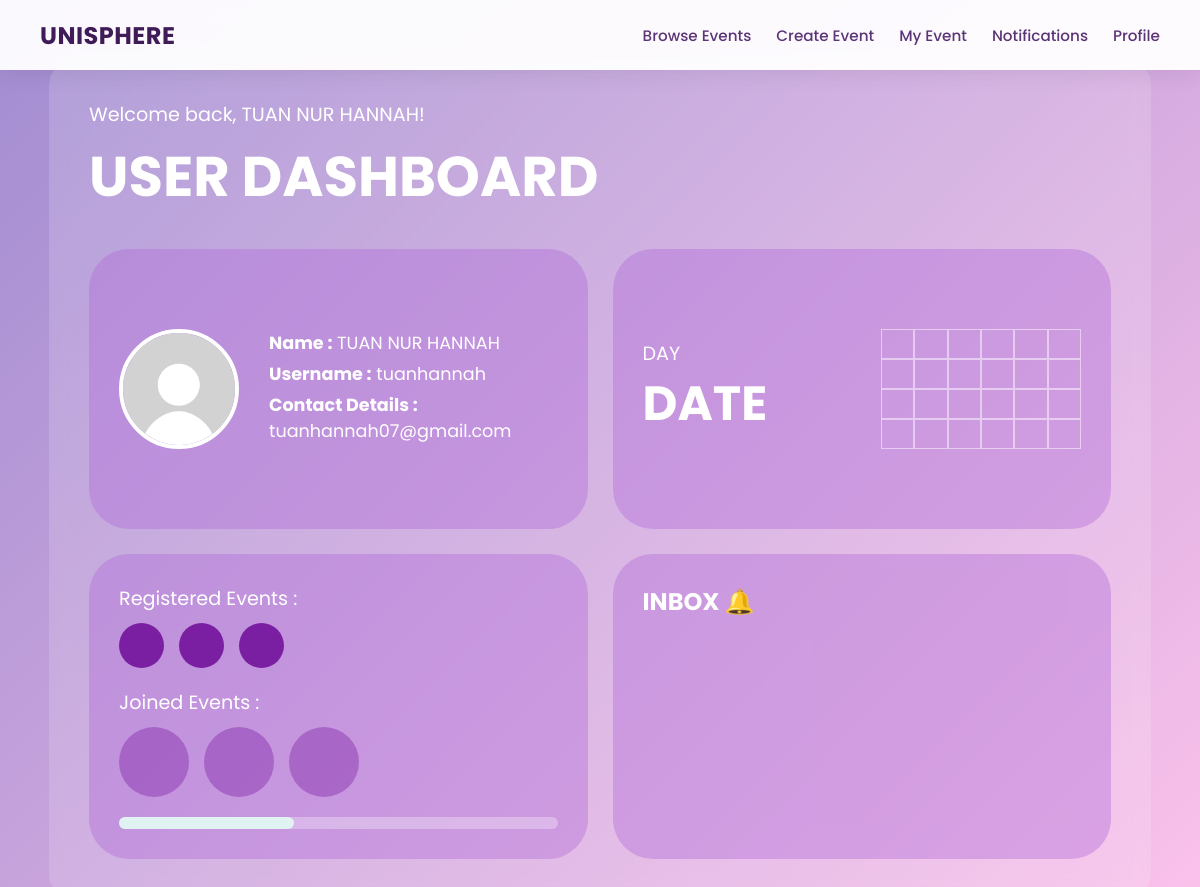
/user_dashboard (signed in), run on the app's committed database.
### tables this page shows
CREATE TABLE users_general (
    student_id varchar(10) PRIMARY KEY,
    name TEXT NOT NULL,
    username TEXT NOT NULL UNIQUE,
    email TEXT NOT NULL UNIQUE,
    password TEXT NOT NULL,
    keyword TEXT,
    role TEXT NOT NULL CHECK(role IN ('user', 'organizer', 'admin')),
    is_verified INTEGER DEFAULT 0,
    pending_email TEXT,
    security_question TEXT
);

### app.py (the view)
@app.route('/user_dashboard')
def dashboard():
    username = session.get('user')
    if not username:
        return redirect(url_for('signin'))
    conn = get_db_connection()
    cursor = conn.cursor()
    cursor.execute("""
        SELECT * FROM users_general
        LEFT JOIN user_details ON users_general.student_id = user_details.student_id
        WHERE users_general.username = ?
    """, (username,))
    user = cursor.fetchone()
    if not user:
        conn.close()
        return "User not found"
    cursor.execute("""
        SELECT e.event_id, e.event_name, e.event_description,
               e.start_date, e.end_date, e.start_time, e.end_time,
               e.main_location, e.faculty_wing, e.specific_location, e.event_mode, e.event_link
        FROM events e
        INNER JOIN event_registrations er ON e.event_id = er.event_id
        WHERE er.student_id = ?
    """, (user["student_id"],))
    events = cursor.fetchall()
    conn.close()
    return render_template('user_dashboard.html', user=user, events=events)

### app.py (called while the page is built)
def get_db_connection():
    conn = sqlite3.connect('database.db')
    conn.row_factory = sqlite3.Row
    conn.execute("PRAGMA foreign_keys = 1")
    return conn

@app.context_processor
def inject_notifications():
    if 'student_id' not in session:
        return dict(unread_notifications=0)
    conn = get_db_connection()
    cursor = conn.cursor()
    cursor.execute("SELECT COUNT(*) AS total FROM notifications WHERE student_id = ? AND is_read = 0",
    (session['student_id'],))
    result = cursor.fetchone()
    conn.close()
    return dict(unread_notifications=result['total'])

### templates/user_dashboard.html (shortened to what this page needs)
<!DOCTYPE html>
<html lang="en">
    <head>
</head>
<body>
    <nav class="navbar">
        <a class="navbar-brand" href="/user_dashboard">UniSphere</a>
        <div class="navbar-links">
            {% if session.get('role')== 'user' %}
                    <a href="/eventbrowsing">Browse Events</a>
                    <a href="/be_organizer">Become Organizer</a>
                    <a href="/notifications" class="notification-link">
                        Notifications
                        {% if unread_notifications > 0 %}
                            <span class="notification-dot"></span>
                        {% endif %}
                    </a>
                    <a href="/user_dashboard">Profile</a>
                {% elif session.get('role') == 'organizer' %}
                    <a href="/eventbrowsing">Browse Events</a>
                    <a href="/createevent">Create Event</a>
                    <a href="/myevent">My Event</a>
                    <a href="/notifications" class="notification-link">
                        Notifications
                    </a>
                    <a href="/user_dashboard">Profile</a>
                {% endif %}
        </div>
    </nav>
    <div class="dashboard">
        <p class="welcome">Welcome back, {{ user['name'] }}!</p>
        <h1 class="title">User Dashboard</h1>
        <div class="grid">
            <a href="{{ url_for('user_profile') }}" class="card profile-card clickable-card">
                <img src="{{ url_for('static', filename='uploads/' + (user['profile_picture'] if user['profile_picture'] else 'default.png')) }}" class="dashboard-profile-picture">
                <div class="profile-content">
                    <p><b>Name :</b> {{ user['name'] }}</p>
                    <p><b>Username :</b> {{ user['username'] }}</p>
                    <p><b>Contact Details :</b> {{ user['email'] }}</p>
                </div>
            </a>
                <div class="card calendar-card">
                    <div class="date-info">
                        <p class="day">DAY</p>
                        <p class="date">DATE</p>
                    </div>
                    <div class="calendar-grid">
                        <div></div><div></div><div></div><div></div><div></div><div></div>
                        <div></div><div></div><div></div><div></div><div></div><div></div>
                        <div></div><div></div><div></div><div></div><div></div><div></div>
                        <div></div><div></div><div></div><div></div><div></div><div></div>
                    </div>
                </div>
            <div class="card event-card">
                <div class="event-row">
                    <p class="event-label">Registered Events :</p>
                    <div class="circles">
                        {% if events %}
                            {% for e in events %}
                                {% if e["main_location"] == "General" %}
                                    {% set location = e["specific_location"] %}
                                {% elif e["main_location"] == "CLC" %}
                                    {% set location = e["main_location"] ~ ", " ~ e["specific_location"] %}
                                {% else %}
                                    {% set location = e["main_location"] ~ ", " ~ e["faculty_wing"] ~ ", " ~ e["specific_location"] %}
                                {% endif %}
                                <div class="circle circle-small"
                                     onclick='triggerActionMenu(
                                         `{{ e["event_id"] }}`,
                                         `{{ e["event_name"] | replace("`", "\\`") }}`,
                                         `{{ e["event_description"] | replace("`", "\\`") }}`,
                                         `{{ e["start_date"] }} to {{ e["end_date"] }}`,
                                         `{{ e["start_time"] }} - {{ e["end_time"] }}`,
                                         `{{ location }} ({{ e["event_mode"] }})`,
                                         `{{ url_for("static", filename="eventPoster/" + e["event_poster"]) if e["event_poster"] else "" }}`,
                                         `{{ e["event_link"] if e["event_mode"] in ["online", "hybrid"] else "" }}`
                                     )'
                                     title="{{ e['event_name'] }}">
                                </div>
                            {% endfor %}
                        {% else %}
                            <div class="circle circle-small"></div>
                            <div class="circle circle-small"></div>
                            <div class="circle circle-small"></div>
                        {% endif %}
                    </div>
                </div>
                <div class="event-row">
                    <p class="event-label">Joined Events :</p>
                    <div class="circles">
                        {% if joined_events %}
                            {% for e in joined_events %}
                                <div class="circle"
                                     onclick='triggerActionMenu(
                                         `{{ e["event_id"] }}`,
                                         `{{ e["event_name"] | replace("`", "\\`") }}`,
                                         `{{ e["event_description"] | replace("`", "\\`") }}`,
                                         `{{ e["start_date"] }} to {{ e["end_date"] }}`,
                                         `{{ e["start_time"] }} - {{ e["end_time"] }}`,
                                         `{{ location }} ({{ e["event_mode"] }})`,
                                         `{{ url_for("static", filename="eventPoster/" + e["event_poster"]) if e["event_poster"] else "" }}`,
                                         `{{ e["event_link"] if e["event_mode"] in ["online", "hybrid"] else "" }}`
                                     )'
                                     title="{{ e['event_name'] }}">
                                </div>
                            {% endfor %}
                        {% else %}
                            <div class="circle" style="opacity: 0.4; cursor: not-allowed;" title="No events joined"></div>
                            <div class="circle" style="opacity: 0.4; cursor: not-allowed;"></div>
                            <div class="circle" style="opacity: 0.4; cursor: not-allowed;"></div>
                        {% endif %}
                    </div>
                </div>
                <div class="scroll-bar">
                    <div class="scroll-fill"></div>
                </div>
            </div>
                <a href="{{ url_for('notifications') }}" class="card inbox-card clickable-card">
                    <h2 class="inbox-title">Inbox 🔔</h2>
                </a>
            </div>
        </div>
</body>
</html>

### templates/user_dashboard.html (style rules this page uses)
* { margin: 0; padding: 0; box-sizing: border-box; font-family: 'Poppins', sans-serif; }
body { background: linear-gradient(135deg, #a18cd1 0%, #fbc2eb 100%); display: flex; justify-content: center; align-items: center; min-height: 100vh; padding: 20px; padding-top: 60px; }
.dashboard { width: 95%; max-width: 1400px; padding: 40px; border-radius: 25px; background: rgba(255, 255, 255, 0.15); backdrop-filter: blur(10px); color: white; }
.welcome { font-size: 1.2rem; margin-bottom: 5px; }
.title { font-size: 3.5rem; font-weight: 700; margin-bottom: 30px; text-transform: uppercase; }
.grid { display: grid; grid-template-columns: 1fr 1fr; gap: 25px; }
.card { background: rgba(176, 106, 214, 0.4); border-radius: 40px; padding: 30px; min-height: 280px; }
.profile-card { display: flex; align-items: center; gap: 30px; }
.dashboard-profile-picture { width: 120px; height: 120px; border-radius: 50%; object-fit: cover; border: 4px solid white; flex-shrink: 0; }
.profile-content p { font-size: 1.1rem; margin-bottom: 5px; }
.calendar-card { display: flex; justify-content: space-between; align-items: center; }
.date-info .day { font-size: 1.2rem; }
.date-info .date { font-size: 3rem; font-weight: 700; }
.calendar-grid { display: grid; grid-template-columns: repeat(6, 1fr); width: 200px; height: 120px; }
.calendar-grid div { border: 1px solid rgba(255, 255, 255, 0.5); }
.event-row { margin-bottom: 20px; }
.event-label { font-size: 1.2rem; margin-bottom: 10px; }
.circles { display: flex; gap: 15px; align-items: center; }
.circle { width: 70px; height: 70px; background: #7a1fa2; border-radius: 50%; cursor: pointer; transition: transform 0.2s ease; flex-shrink: 0; }
.circle-small { width: 45px; height: 45px; background: #7a1fa2; border-radius: 50%; flex-shrink: 0; }
.scroll-bar { width: 100%; height: 12px; background: rgba(255, 255, 255, 0.3); border-radius: 10px; margin-top: 20px; }
.scroll-fill { width: 40%; height: 100%; background: #e0f2f1; border-radius: 10px; }
.inbox-title { font-size: 1.5rem; font-weight: 700; text-transform: uppercase; }
.clickable-card { text-decoration: none; color: inherit; display: flex; cursor: pointer; transition: transform 0.2s ease, background 0.3s ease; }
.navbar { position: fixed; top: 0; left: 0; width: 100%; height: 70px; background: rgba(255, 255, 255, 0.95); backdrop-filter: blur(8px); box-shadow: 0 4px 20px rgba(0, 0, 0, 0.08); display: flex; align-items: center; justify-content: space-between; padding: 0 40px; z-index: 1000; }
.notification-link { position:relative; }
.navbar-brand { font-size: 1.5rem; font-weight: 700; color: #3f1b57; text-decoration: none; text-transform: uppercase; letter-spacing: 0.5px; }
.navbar-links { display: flex; gap: 25px; align-items: center; }
.navbar-links a { color: #5c3576; text-decoration: none; font-size: 0.95rem; font-weight: 500; transition: color 0.2s; position: relative; padding: 4px 0; }
.navbar-links a::after { content: ''; position: absolute; width: 0; height: 2px; bottom: 0; left: 0; background-color: #7b2cbf; transition: width 0.2s ease; }

### data on the page
users_general: name "TUAN NUR HANNAH", username "tuanhannah", email "tuanhannah07@gmail.com"
